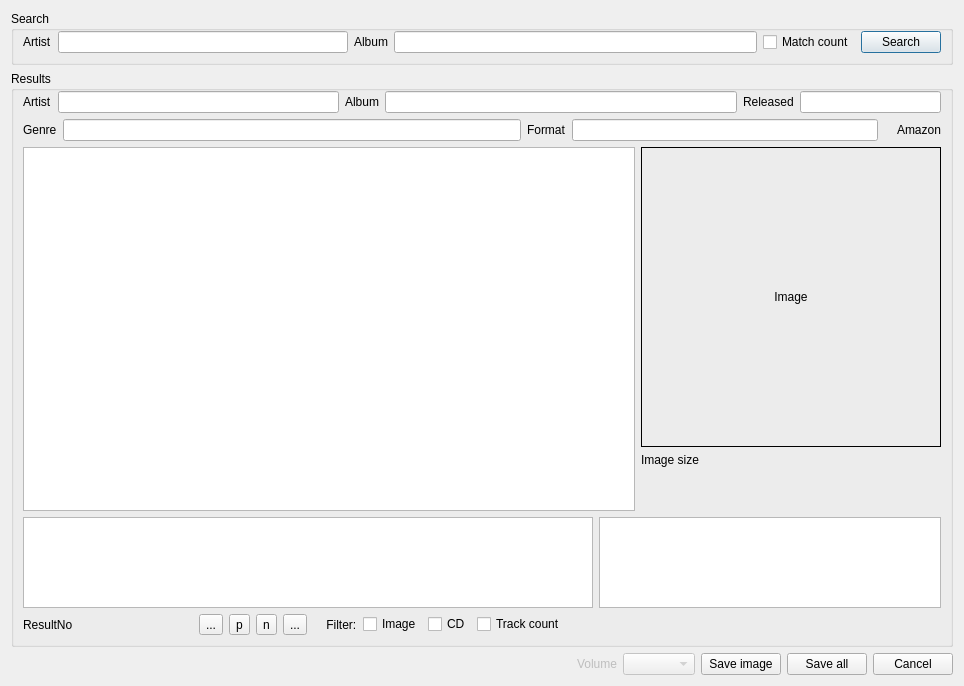
<ui version="4.0" >
 <class>AlbumInfoDownloaderDlg</class>
 <widget class="QDialog" name="AlbumInfoDownloaderDlg" >
  <property name="geometry" >
   <rect>
    <x>0</x>
    <y>0</y>
    <width>964</width>
    <height>686</height>
   </rect>
  </property>
  <property name="windowTitle" >
   <string>WWW</string>
  </property>
  <layout class="QVBoxLayout" >
   <item>
    <widget class="QGroupBox" name="groupBox" >
     <property name="title" >
      <string>Search</string>
     </property>
     <layout class="QHBoxLayout" >
      <property name="topMargin" >
       <number>0</number>
      </property>
      <item>
       <widget class="QLabel" name="m_pSrchArtistL" >
        <property name="text" >
         <string>Artist</string>
        </property>
       </widget>
      </item>
      <item>
       <widget class="QLineEdit" name="m_pSrchArtistE" >
        <property name="sizePolicy" >
         <sizepolicy vsizetype="Fixed" hsizetype="Expanding" >
          <horstretch>4</horstretch>
          <verstretch>0</verstretch>
         </sizepolicy>
        </property>
        <property name="readOnly" >
         <bool>false</bool>
        </property>
       </widget>
      </item>
      <item>
       <widget class="QLabel" name="m_pSrchAlbumL" >
        <property name="text" >
         <string>Album</string>
        </property>
       </widget>
      </item>
      <item>
       <widget class="QLineEdit" name="m_pSrchAlbumE" >
        <property name="sizePolicy" >
         <sizepolicy vsizetype="Fixed" hsizetype="Expanding" >
          <horstretch>5</horstretch>
          <verstretch>0</verstretch>
         </sizepolicy>
        </property>
        <property name="readOnly" >
         <bool>false</bool>
        </property>
       </widget>
      </item>
      <item>
       <widget class="QCheckBox" name="m_pMatchCountCkB" >
        <property name="text" >
         <string>Match count</string>
        </property>
       </widget>
      </item>
      <item>
       <widget class="QPushButton" name="m_pSearchB" >
        <property name="text" >
         <string>Search</string>
        </property>
       </widget>
      </item>
     </layout>
    </widget>
   </item>
   <item>
    <widget class="QGroupBox" name="groupBox_2" >
     <property name="title" >
      <string>Results</string>
     </property>
     <layout class="QVBoxLayout" >
      <property name="topMargin" >
       <number>0</number>
      </property>
      <item>
       <widget class="QWidget" native="1" name="widget_2" >
        <layout class="QHBoxLayout" >
         <property name="leftMargin" >
          <number>0</number>
         </property>
         <property name="topMargin" >
          <number>0</number>
         </property>
         <property name="rightMargin" >
          <number>0</number>
         </property>
         <property name="bottomMargin" >
          <number>0</number>
         </property>
         <item>
          <widget class="QLabel" name="label" >
           <property name="text" >
            <string>Artist</string>
           </property>
          </widget>
         </item>
         <item>
          <widget class="QLineEdit" name="m_pResArtistE" >
           <property name="sizePolicy" >
            <sizepolicy vsizetype="Fixed" hsizetype="Expanding" >
             <horstretch>4</horstretch>
             <verstretch>0</verstretch>
            </sizepolicy>
           </property>
           <property name="readOnly" >
            <bool>true</bool>
           </property>
          </widget>
         </item>
         <item>
          <widget class="QLabel" name="label_2" >
           <property name="text" >
            <string>Album</string>
           </property>
          </widget>
         </item>
         <item>
          <widget class="QLineEdit" name="m_pResAlbumE" >
           <property name="sizePolicy" >
            <sizepolicy vsizetype="Fixed" hsizetype="Expanding" >
             <horstretch>5</horstretch>
             <verstretch>0</verstretch>
            </sizepolicy>
           </property>
           <property name="readOnly" >
            <bool>true</bool>
           </property>
          </widget>
         </item>
         <item>
          <widget class="QLabel" name="label_4" >
           <property name="text" >
            <string>Released</string>
           </property>
          </widget>
         </item>
         <item>
          <widget class="QLineEdit" name="m_pRealeasedE" >
           <property name="sizePolicy" >
            <sizepolicy vsizetype="Fixed" hsizetype="Expanding" >
             <horstretch>2</horstretch>
             <verstretch>0</verstretch>
            </sizepolicy>
           </property>
           <property name="readOnly" >
            <bool>true</bool>
           </property>
          </widget>
         </item>
        </layout>
       </widget>
      </item>
      <item>
       <widget class="QWidget" native="1" name="widget_10" >
        <layout class="QHBoxLayout" >
         <property name="leftMargin" >
          <number>0</number>
         </property>
         <property name="topMargin" >
          <number>0</number>
         </property>
         <property name="rightMargin" >
          <number>0</number>
         </property>
         <property name="bottomMargin" >
          <number>0</number>
         </property>
         <item>
          <widget class="QLabel" name="m_pGenreL" >
           <property name="text" >
            <string>Genre</string>
           </property>
          </widget>
         </item>
         <item>
          <widget class="QLineEdit" name="m_pGenreE" >
           <property name="sizePolicy" >
            <sizepolicy vsizetype="Fixed" hsizetype="Expanding" >
             <horstretch>3</horstretch>
             <verstretch>0</verstretch>
            </sizepolicy>
           </property>
           <property name="readOnly" >
            <bool>true</bool>
           </property>
          </widget>
         </item>
         <item>
          <widget class="QLabel" name="label_5" >
           <property name="text" >
            <string>Format</string>
           </property>
          </widget>
         </item>
         <item>
          <widget class="QLineEdit" name="m_pFormatE" >
           <property name="sizePolicy" >
            <sizepolicy vsizetype="Fixed" hsizetype="Expanding" >
             <horstretch>2</horstretch>
             <verstretch>0</verstretch>
            </sizepolicy>
           </property>
           <property name="readOnly" >
            <bool>true</bool>
           </property>
          </widget>
         </item>
         <item>
          <widget class="QLabel" name="m_pSpacer01L" >
           <property name="text" >
            <string/>
           </property>
          </widget>
         </item>
         <item>
          <widget class="QLabel" name="m_pViewAtAmazonL" >
           <property name="text" >
            <string>Amazon</string>
           </property>
           <property name="margin" >
            <number>0</number>
           </property>
          </widget>
         </item>
        </layout>
       </widget>
      </item>
      <item>
       <widget class="QWidget" native="1" name="widget_7" >
        <property name="sizePolicy" >
         <sizepolicy vsizetype="Preferred" hsizetype="Preferred" >
          <horstretch>0</horstretch>
          <verstretch>4</verstretch>
         </sizepolicy>
        </property>
        <layout class="QHBoxLayout" >
         <property name="leftMargin" >
          <number>0</number>
         </property>
         <property name="topMargin" >
          <number>0</number>
         </property>
         <property name="rightMargin" >
          <number>0</number>
         </property>
         <property name="bottomMargin" >
          <number>0</number>
         </property>
         <item>
          <widget class="QTableView" name="m_pTrackListG" />
         </item>
         <item>
          <widget class="QWidget" native="1" name="m_pImgP" >
           <layout class="QVBoxLayout" >
            <property name="leftMargin" >
             <number>0</number>
            </property>
            <property name="topMargin" >
             <number>0</number>
            </property>
            <property name="rightMargin" >
             <number>0</number>
            </property>
            <property name="bottomMargin" >
             <number>0</number>
            </property>
            <item>
             <widget class="QWidget" native="1" name="widget_6" >
              <layout class="QHBoxLayout" >
               <property name="leftMargin" >
                <number>0</number>
               </property>
               <property name="topMargin" >
                <number>0</number>
               </property>
               <property name="rightMargin" >
                <number>0</number>
               </property>
               <property name="bottomMargin" >
                <number>0</number>
               </property>
               <item>
                <widget class="QLabel" name="m_pImageL" >
                 <property name="sizePolicy" >
                  <sizepolicy vsizetype="Fixed" hsizetype="Fixed" >
                   <horstretch>0</horstretch>
                   <verstretch>0</verstretch>
                  </sizepolicy>
                 </property>
                 <property name="minimumSize" >
                  <size>
                   <width>300</width>
                   <height>300</height>
                  </size>
                 </property>
                 <property name="maximumSize" >
                  <size>
                   <width>300</width>
                   <height>300</height>
                  </size>
                 </property>
                 <property name="frameShape" >
                  <enum>QFrame::Box</enum>
                 </property>
                 <property name="text" >
                  <string>Image</string>
                 </property>
                 <property name="alignment" >
                  <set>Qt::AlignCenter</set>
                 </property>
                 <property name="textInteractionFlags" >
                  <set>Qt::LinksAccessibleByKeyboard|Qt::LinksAccessibleByMouse|Qt::NoTextInteraction</set>
                 </property>
                </widget>
               </item>
              </layout>
             </widget>
            </item>
            <item>
             <widget class="QWidget" native="1" name="widget_9" >
              <layout class="QHBoxLayout" >
               <property name="leftMargin" >
                <number>0</number>
               </property>
               <property name="topMargin" >
                <number>0</number>
               </property>
               <property name="rightMargin" >
                <number>0</number>
               </property>
               <property name="bottomMargin" >
                <number>0</number>
               </property>
               <item>
                <widget class="QLabel" name="m_pImgSizeL" >
                 <property name="sizePolicy" >
                  <sizepolicy vsizetype="Preferred" hsizetype="Preferred" >
                   <horstretch>0</horstretch>
                   <verstretch>0</verstretch>
                  </sizepolicy>
                 </property>
                 <property name="minimumSize" >
                  <size>
                   <width>0</width>
                   <height>10</height>
                  </size>
                 </property>
                 <property name="text" >
                  <string>Image size</string>
                 </property>
                </widget>
               </item>
              </layout>
             </widget>
            </item>
            <item>
             <spacer>
              <property name="orientation" >
               <enum>Qt::Vertical</enum>
              </property>
              <property name="sizeHint" >
               <size>
                <width>20</width>
                <height>3</height>
               </size>
              </property>
             </spacer>
            </item>
           </layout>
          </widget>
         </item>
        </layout>
       </widget>
      </item>
      <item>
       <widget class="QWidget" native="1" name="widget_3" >
        <property name="sizePolicy" >
         <sizepolicy vsizetype="Preferred" hsizetype="Preferred" >
          <horstretch>0</horstretch>
          <verstretch>1</verstretch>
         </sizepolicy>
        </property>
        <layout class="QHBoxLayout" >
         <property name="leftMargin" >
          <number>0</number>
         </property>
         <property name="topMargin" >
          <number>0</number>
         </property>
         <property name="rightMargin" >
          <number>0</number>
         </property>
         <property name="bottomMargin" >
          <number>0</number>
         </property>
         <item>
          <widget class="QTextBrowser" name="m_pAlbumNotesM" >
           <property name="sizePolicy" >
            <sizepolicy vsizetype="Expanding" hsizetype="Expanding" >
             <horstretch>5</horstretch>
             <verstretch>0</verstretch>
            </sizepolicy>
           </property>
          </widget>
         </item>
         <item>
          <widget class="QTextBrowser" name="m_pDownloadsM" >
           <property name="sizePolicy" >
            <sizepolicy vsizetype="Expanding" hsizetype="Expanding" >
             <horstretch>3</horstretch>
             <verstretch>0</verstretch>
            </sizepolicy>
           </property>
          </widget>
         </item>
        </layout>
       </widget>
      </item>
      <item>
       <widget class="QWidget" native="1" name="widget_4" >
        <layout class="QHBoxLayout" >
         <property name="leftMargin" >
          <number>0</number>
         </property>
         <property name="topMargin" >
          <number>0</number>
         </property>
         <property name="rightMargin" >
          <number>0</number>
         </property>
         <property name="bottomMargin" >
          <number>0</number>
         </property>
         <item>
          <widget class="QWidget" native="1" name="widget" >
           <layout class="QHBoxLayout" >
            <property name="leftMargin" >
             <number>0</number>
            </property>
            <property name="topMargin" >
             <number>0</number>
            </property>
            <property name="rightMargin" >
             <number>0</number>
            </property>
            <property name="bottomMargin" >
             <number>0</number>
            </property>
            <item>
             <widget class="QLabel" name="m_pResultNoL" >
              <property name="minimumSize" >
               <size>
                <width>170</width>
                <height>0</height>
               </size>
              </property>
              <property name="maximumSize" >
               <size>
                <width>170</width>
                <height>16777215</height>
               </size>
              </property>
              <property name="text" >
               <string>ResultNo</string>
              </property>
             </widget>
            </item>
            <item>
             <widget class="QToolButton" name="m_pPrevAlbumB" >
              <property name="toolTip" >
               <string>Previous album</string>
              </property>
              <property name="text" >
               <string>...</string>
              </property>
              <property name="icon" >
               <iconset resource="Mp3Diags.qrc" >:/images/arrow-left-double.svg</iconset>
              </property>
             </widget>
            </item>
            <item>
             <widget class="QToolButton" name="m_pPrevB" >
              <property name="toolTip" >
               <string>Previous image or album</string>
              </property>
              <property name="text" >
               <string>p</string>
              </property>
              <property name="icon" >
               <iconset resource="Mp3Diags.qrc" >:/images/arrow-left.svg</iconset>
              </property>
             </widget>
            </item>
            <item>
             <widget class="QToolButton" name="m_pNextB" >
              <property name="toolTip" >
               <string>Next image or album</string>
              </property>
              <property name="text" >
               <string>n</string>
              </property>
              <property name="icon" >
               <iconset resource="Mp3Diags.qrc" >:/images/arrow-right.svg</iconset>
              </property>
             </widget>
            </item>
            <item>
             <widget class="QToolButton" name="m_pNextAlbumB" >
              <property name="toolTip" >
               <string>Next album</string>
              </property>
              <property name="text" >
               <string>...</string>
              </property>
              <property name="icon" >
               <iconset resource="Mp3Diags.qrc" >:/images/arrow-right-double.svg</iconset>
              </property>
             </widget>
            </item>
           </layout>
          </widget>
         </item>
         <item>
          <widget class="QLabel" name="label_3" >
           <property name="text" >
            <string>    Filter:</string>
           </property>
          </widget>
         </item>
         <item>
          <widget class="QCheckBox" name="m_pImageFltCkB" >
           <property name="text" >
            <string>Image</string>
           </property>
          </widget>
         </item>
         <item>
          <widget class="QCheckBox" name="m_pCdFltCkB" >
           <property name="text" >
            <string>CD</string>
           </property>
          </widget>
         </item>
         <item>
          <widget class="QCheckBox" name="m_pTrackCntFltCkB" >
           <property name="text" >
            <string>Track count</string>
           </property>
          </widget>
         </item>
         <item>
          <spacer>
           <property name="orientation" >
            <enum>Qt::Horizontal</enum>
           </property>
           <property name="sizeHint" >
            <size>
             <width>40</width>
             <height>20</height>
            </size>
           </property>
          </spacer>
         </item>
        </layout>
       </widget>
      </item>
     </layout>
    </widget>
   </item>
   <item>
    <widget class="QWidget" native="1" name="widget_5" >
     <layout class="QHBoxLayout" >
      <property name="leftMargin" >
       <number>0</number>
      </property>
      <property name="topMargin" >
       <number>0</number>
      </property>
      <property name="rightMargin" >
       <number>0</number>
      </property>
      <property name="bottomMargin" >
       <number>0</number>
      </property>
      <item>
       <spacer>
        <property name="orientation" >
         <enum>Qt::Horizontal</enum>
        </property>
        <property name="sizeHint" >
         <size>
          <width>40</width>
          <height>20</height>
         </size>
        </property>
       </spacer>
      </item>
      <item>
       <widget class="QLabel" name="m_pVolumeL" >
        <property name="enabled" >
         <bool>false</bool>
        </property>
        <property name="text" >
         <string>Volume</string>
        </property>
       </widget>
      </item>
      <item>
       <widget class="QComboBox" name="m_pVolumeCbB" >
        <property name="enabled" >
         <bool>false</bool>
        </property>
       </widget>
      </item>
      <item>
       <widget class="QPushButton" name="m_pSaveImageB" >
        <property name="text" >
         <string>Save image</string>
        </property>
       </widget>
      </item>
      <item>
       <widget class="QPushButton" name="m_pSaveAllB" >
        <property name="text" >
         <string>Save all</string>
        </property>
       </widget>
      </item>
      <item>
       <widget class="QPushButton" name="m_pCancelB" >
        <property name="text" >
         <string>Cancel</string>
        </property>
       </widget>
      </item>
     </layout>
    </widget>
   </item>
  </layout>
 </widget>
 <resources>
  <include location="Mp3Diags.qrc" />
 </resources>
 <connections/>
</ui>
